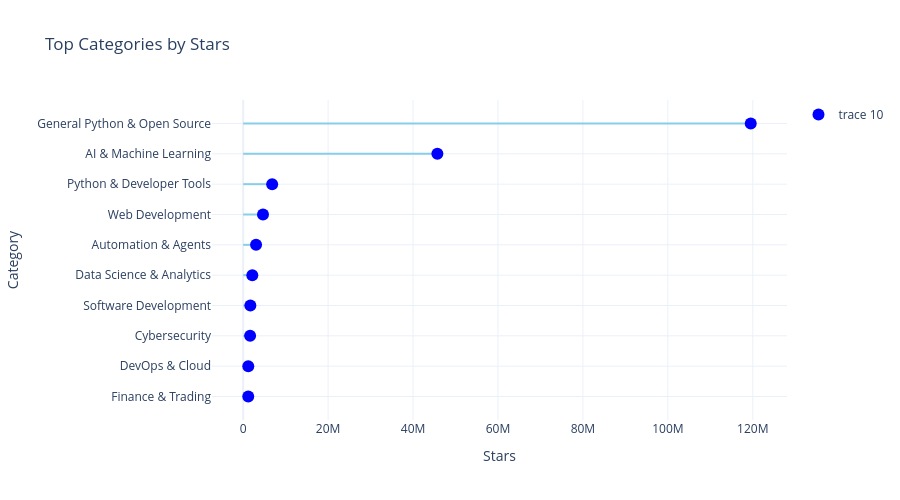

Write notebook code for a chart like this one.
### Code cell
y_cats = top_category_stars.index
x_vals = top_category_stars.values
fig = go.Figure()
for y, x in zip(y_cats, x_vals):
    fig.add_trace(
        go.Scatter(
            x=[0, x],
            y=[y, y],
            mode="lines",
            line={"color": "skyblue", "width": 2},
            showlegend=False,
        )
    )
fig.add_trace(
    go.Scatter(
        x=x_vals,
        y=y_cats,
        mode="markers",
        marker={"size": 12, "color": "blue"},
    )
)

fig.update_layout(
    title="Top Categories by Stars",
    xaxis_title="Stars",
    yaxis_title="Category",
    template="plotly_white",
    height=500,
)

fig.show()

### Figure 1 — Plotly figure (JSON) as saved in the notebook; plotly's stock layout.template omitted (floating-point values rounded to 4 significant figures)
{"data": [{"line": {"color": "skyblue", "width": 2}, "mode": "lines", "showlegend": false, "type": "scatter", "x": [0, 1195680], "y": ["Finance & Trading", "Finance & Trading"]}, {"line": {"color": "skyblue", "width": 2}, "mode": "lines", "showlegend": false, "type": "scatter", "x": [0, 1201187], "y": ["DevOps & Cloud", "DevOps & Cloud"]}, {"line": {"color": "skyblue", "width": 2}, "mode": "lines", "showlegend": false, "type": "scatter", "x": [0, 1633776], "y": ["Cybersecurity", "Cybersecurity"]}, {"line": {"color": "skyblue", "width": 2}, "mode": "lines", "showlegend": false, "type": "scatter", "x": [0, 1692849], "y": ["Software Development", "Software Development"]}, {"line": {"color": "skyblue", "width": 2}, "mode": "lines", "showlegend": false, "type": "scatter", "x": [0, 2152675], "y": ["Data Science & Analytics", "Data Science & Analytics"]}, {"line": {"color": "skyblue", "width": 2}, "mode": "lines", "showlegend": false, "type": "scatter", "x": [0, 3034810], "y": ["Automation & Agents", "Automation & Agents"]}, {"line": {"color": "skyblue", "width": 2}, "mode": "lines", "showlegend": false, "type": "scatter", "x": [0, 4667564], "y": ["Web Development", "Web Development"]}, {"line": {"color": "skyblue", "width": 2}, "mode": "lines", "showlegend": false, "type": "scatter", "x": [0, 6825137], "y": ["Python & Developer Tools", "Python & Developer Tools"]}, {"line": {"color": "skyblue", "width": 2}, "mode": "lines", "showlegend": false, "type": "scatter", "x": [0, 45729553], "y": ["AI & Machine Learning", "AI & Machine Learning"]}, {"line": {"color": "skyblue", "width": 2}, "mode": "lines", "showlegend": false, "type": "scatter", "x": [0, 119515080], "y": ["General Python & Open Source", "General Python & Open Source"]}, {"marker": {"color": "blue", "size": 12}, "mode": "markers", "type": "scatter", "x": [1195680, 1201187, 1633776, 1692849, 2152675, 3034810, 4667564, 6825137, 45729553, 119515080], "y": ["Finance & Trading", "DevOps & Cloud", "Cybersecurity", "Software Development", "Data Science & Analytics", "Automation & Agents", "Web Development", "Python & Developer Tools", "AI & Machine Learning", "General Python & Open Source"]}], "layout": {"height": 500, "title": {"text": "Top Categories by Stars"}, "xaxis": {"title": {"text": "Stars"}}, "yaxis": {"title": {"text": "Category"}}}}
